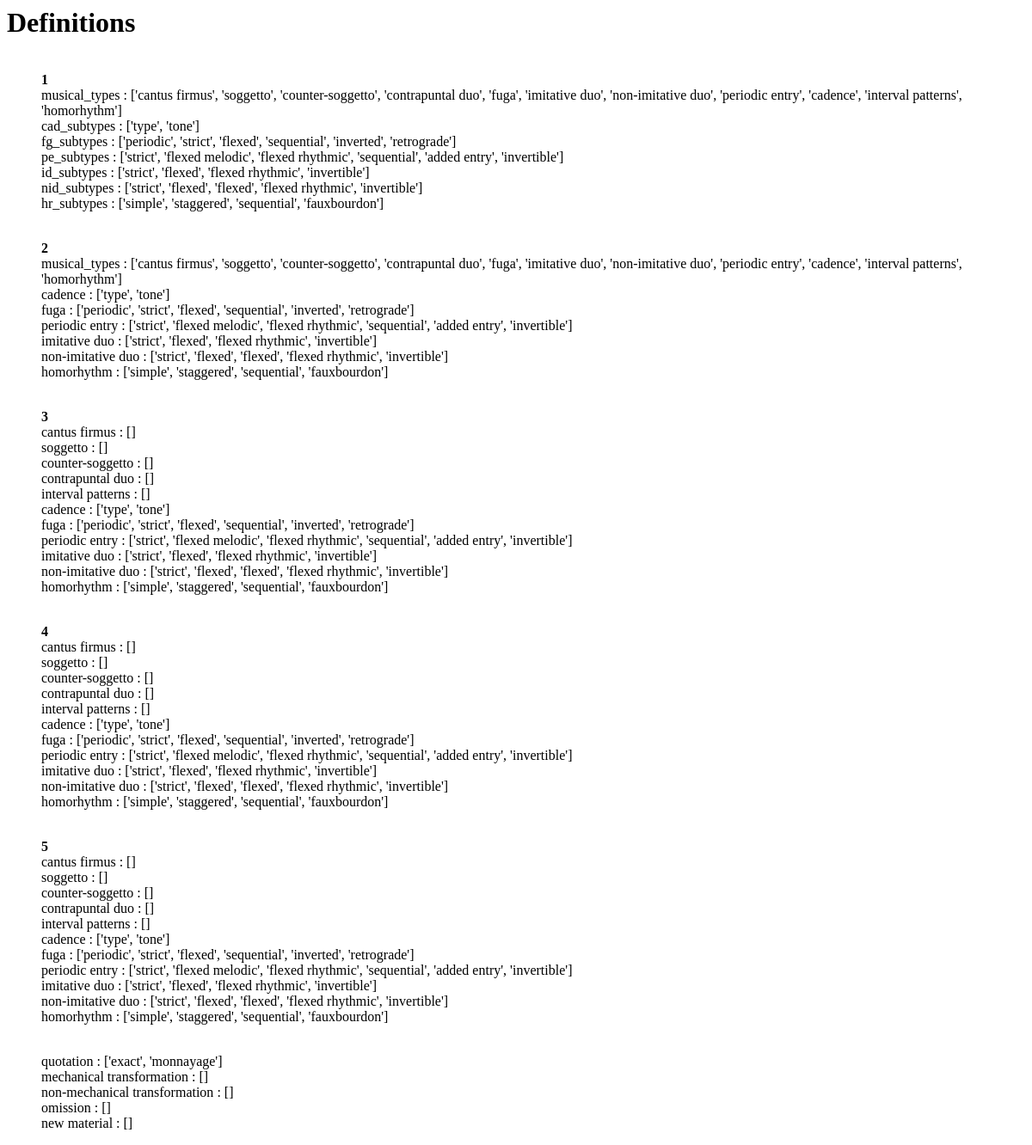
Before: /definitions/ with the older database file.
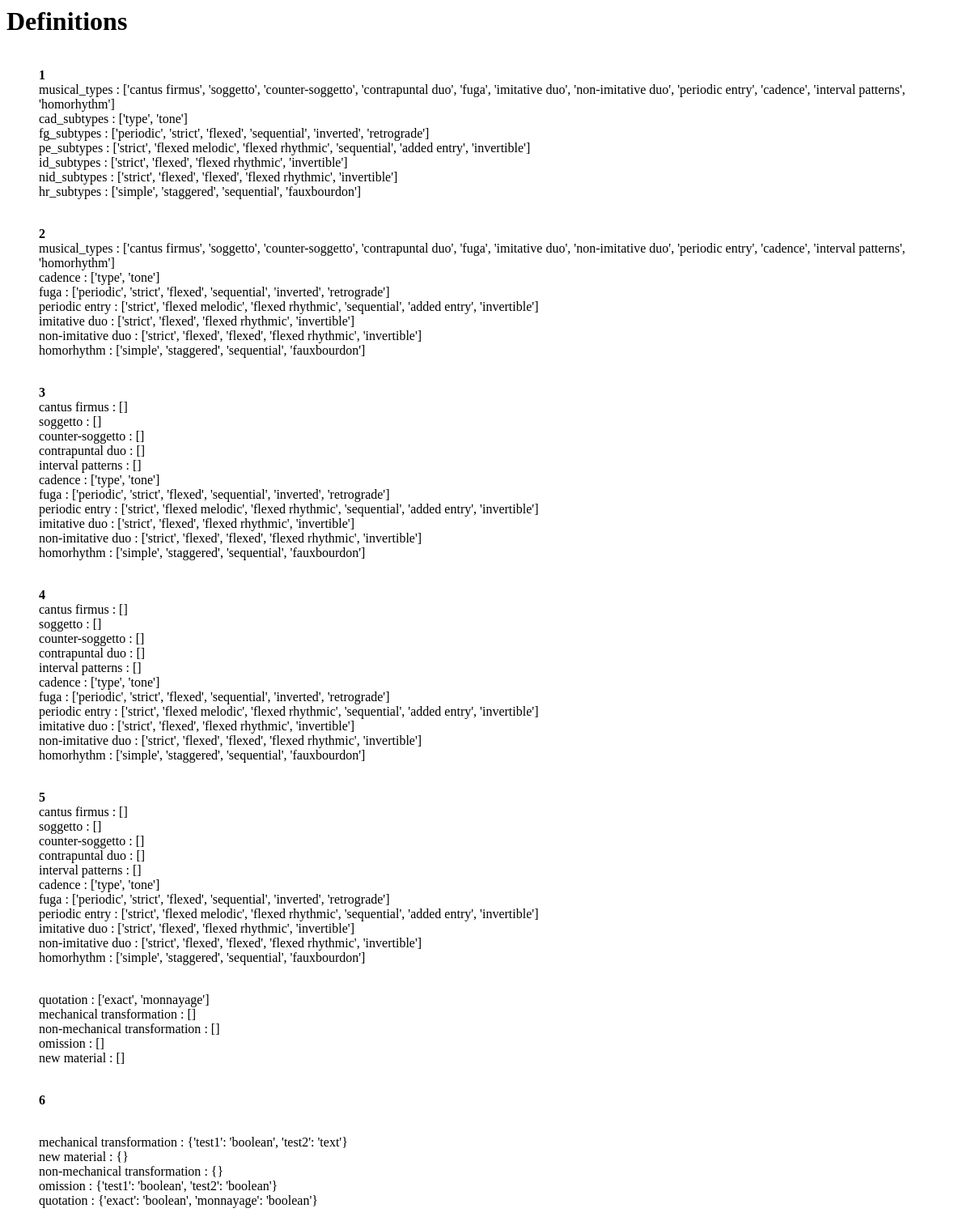
After: the same page with the newer database file.
### crim/models/definition.py (models this page shows, shortened)
class CRIMDefinition(models.Model):
    class Meta:
        app_label = 'crim'
        verbose_name = 'Definition'
        verbose_name_plural = 'Definitions'
    observation_definition = JSONField(null=True)
    relationship_definition = JSONField(null=True)

### crim/views/definition.py (the view, shortened to what this page needs)
# urls.py: path('definitions/', DefinitionList.as_view(), name='crimdefinition-list'),
class DefinitionList(APIView):
    renderer_classes = [TemplateHTMLRenderer]
    template_name = 'definition_list.html'
    def get(self, request, format=None):
        definitions = CRIMDefinition.objects.all()
        return Response({'definitions': definitions}, template_name='definition_list.html')

### crim/templates/definition_list.html
<html><body>
    <h1>Definitions</h1>
    <ol>
        {% for definition in definitions %}
            <br><b>{{ definition.pk }}</b>
            {% for key, value in definition.observation_definition.items %}
                <br>{{ key }} : {{ value }}
            {% endfor %}</p>
            {% for key, value in definition.relationship_definition.items %}
                <br>{{ key }} : {{ value }}
            {% endfor %}</p>
        {% endfor %}
    </ol>
</body></html>

Changed rows visible on the page:
added CRIMDefinition: pk "6", relationship_definition "mechanical transformation" "new material" "non-mechanical transformation" "omission" "quotation", relationship_definition "{'test1': 'boolean', 'test2': 'text'}" "{}" "{}" "{'test1': 'boolean', 'test2': 'boolean'}" "{'exact': 'boolean', 'monnayage': 'boolean'}"
